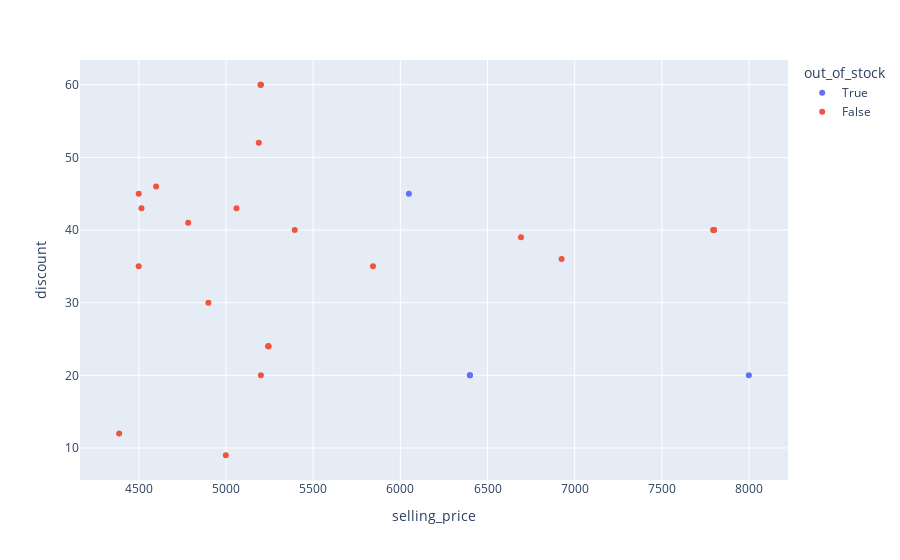

Write notebook code for a chart like this one.
### Code cell
px.scatter(high_selling_price_df,x='selling_price',y='discount',color='out_of_stock')

### Figure 1 — Plotly figure (JSON) as saved in the notebook; plotly's stock layout.template omitted (floating-point values rounded to 4 significant figures)
{"data": [{"hovertemplate": "out_of_stock=True<br>selling_price=%{x}<br>discount=%{y}<extra></extra>", "legendgroup": "True", "marker": {"color": "#636efa", "symbol": "circle"}, "mode": "markers", "name": "True", "orientation": "v", "showlegend": true, "type": "scatter", "x": [7999, 6399, 6399, 6049, 5999, 5498, 5199, 4998, 4499], "xaxis": "x", "y": [20, 20, 20, 45, null, null, 60, null, null], "yaxis": "y"}, {"hovertemplate": "out_of_stock=False<br>selling_price=%{x}<br>discount=%{y}<extra></extra>", "legendgroup": "False", "marker": {"color": "#EF553B", "symbol": "circle"}, "mode": "markers", "name": "False", "orientation": "v", "showlegend": true, "type": "scatter", "x": [7998, 7799, 7799, 7794, 6998, 6925, 6692, 5998, 5990, 5990, 5990, 5843, 5498, 5394, 5243, 5243, 5243, 5200, 5199, 5199, 5188, 5060, 4999, 4998, 4990, 4990, 4899, 4783, 4599, 4515, 4499, 4499, 4499, 4498, 4387], "xaxis": "x", "y": [null, 40, 40, 40, null, 36, 39, null, null, null, null, 35, null, 40, 24, 24, 24, 20, 60, 60, 52, 43, 9, null, null, null, 30, 41, 46, 43, null, 45, 35, null, 12], "yaxis": "y"}], "layout": {"legend": {"title": {"text": "out_of_stock"}, "tracegroupgap": 0}, "margin": {"t": 60}, "xaxis": {"anchor": "y", "domain": [0, 1], "title": {"text": "selling_price"}}, "yaxis": {"anchor": "x", "domain": [0, 1], "title": {"text": "discount"}}}}
